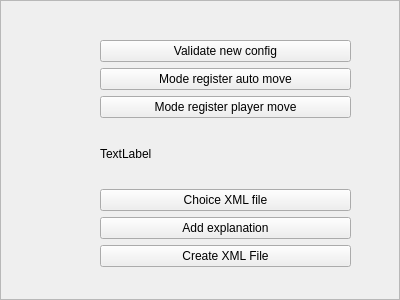
<?xml version="1.0" encoding="UTF-8"?>
<ui version="4.0">
 <class>FrameCreationDemosMove</class>
 <widget class="QFrame" name="FrameCreationDemosMove">
  <property name="geometry">
   <rect>
    <x>0</x>
    <y>0</y>
    <width>400</width>
    <height>300</height>
   </rect>
  </property>
  <property name="windowTitle">
   <string>Frame</string>
  </property>
  <property name="frameShape">
   <enum>QFrame::StyledPanel</enum>
  </property>
  <property name="frameShadow">
   <enum>QFrame::Raised</enum>
  </property>
  <widget class="QWidget" name="verticalLayoutWidget">
   <property name="geometry">
    <rect>
     <x>100</x>
     <y>40</y>
     <width>251</width>
     <height>227</height>
    </rect>
   </property>
   <layout class="QVBoxLayout" name="verticalLayout">
    <item>
     <layout class="QVBoxLayout" name="LayoutFrameEchiquier"/>
    </item>
    <item>
     <layout class="QVBoxLayout" name="LayoutVerticalButtons">
      <item>
       <widget class="QPushButton" name="Button_ValidationConfig">
        <property name="text">
         <string>Validate new config</string>
        </property>
       </widget>
      </item>
      <item>
       <widget class="QPushButton" name="Button_SelectPieceMode">
        <property name="styleSheet">
         <string notr="true"/>
        </property>
        <property name="text">
         <string>Mode register auto move</string>
        </property>
       </widget>
      </item>
      <item>
       <widget class="QPushButton" name="Button_RegisterPlayerMove">
        <property name="text">
         <string>Mode register player move</string>
        </property>
       </widget>
      </item>
      <item>
       <widget class="QLabel" name="label">
        <property name="text">
         <string>TextLabel</string>
        </property>
       </widget>
      </item>
      <item>
       <widget class="QPushButton" name="Button_ChoiceXmlFile">
        <property name="text">
         <string>Choice XML file</string>
        </property>
       </widget>
      </item>
      <item>
       <widget class="QPushButton" name="Button_AddExplanation">
        <property name="text">
         <string>Add explanation</string>
        </property>
       </widget>
      </item>
      <item>
       <widget class="QPushButton" name="Button_CreateXml">
        <property name="text">
         <string>Create XML File</string>
        </property>
       </widget>
      </item>
     </layout>
    </item>
   </layout>
  </widget>
 </widget>
 <resources/>
 <connections/>
</ui>
